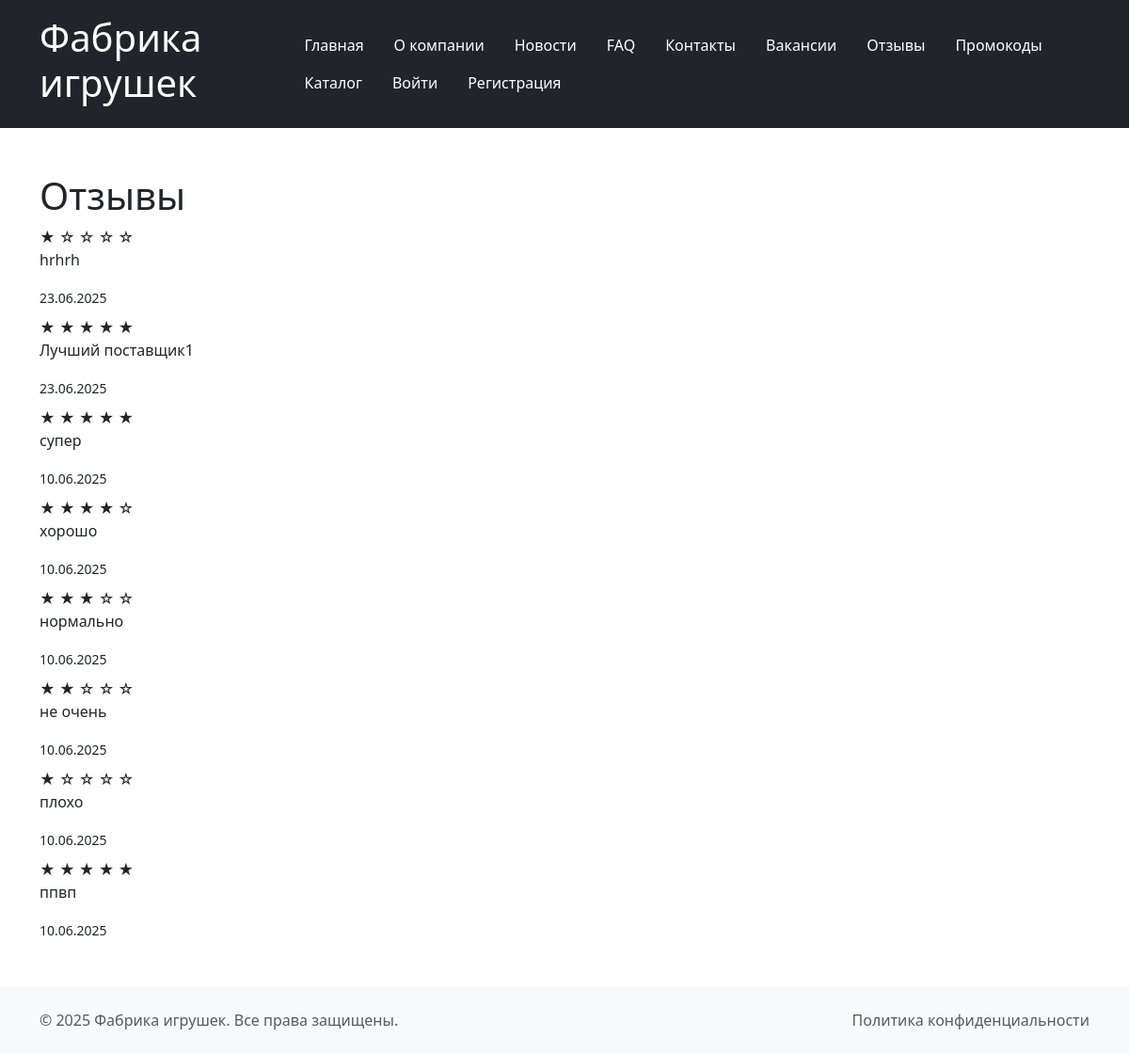
The app's page /reviews/ with its own data.
### home/models.py (models this page shows, shortened)
class Review(models.Model):
    user = models.ForeignKey('users.User', on_delete=models.CASCADE)
    text = models.TextField()
    rating = models.IntegerField(
        validators=[
            MinValueValidator(1),
            MaxValueValidator(5)
        ]
    )
    created_at = models.DateTimeField(auto_now_add=True)
    is_published = models.BooleanField(default=False)
    class Meta:
        verbose_name = "Отзыв"
        verbose_name_plural = "Отзывы"
        ordering = ["-created_at"]

### home/views.py (the view)
# urls.py: re_path(r"^reviews/$", views.reviews, name="reviews"),
def reviews(request):
    published_reviews = Review.objects.filter(is_published=True)
    return render(
        request,
        "home/reviews.html",
        {
            "reviews": published_reviews,
        },
    )

### templates/home/reviews.html (shortened to what this page needs)
{% extends 'base.html' %}
{% block content %}
<div>
    <div>
        <h1>Отзывы</h1>
    </div>
    <div>
        {% for review in reviews %}
        <div>
            <div>
                <div>
                    <div>
                        <div>
                            {% for i in "12345"|make_list %}
                            {% if forloop.counter <= review.rating %} ★ {% else %} ☆ {% endif %} {% endfor %} </div>
                        </div>
                        <p>{{ review.text }}</p>
                        <div>
                            <small>{{ review.created_at|date:"d.m.Y" }}</small>
                        </div>
                    </div>
                </div>
            </div>
            {% empty %}
            <div>
                <div>
                    Пока нет отзывов. Будьте первым!
                </div>
            </div>
            {% endfor %}
        </div>
    </div>
    {% endblock %}

### records on screen
Review: rating 1 (drawn), text "hrhrh", created_at "23.06.2025"
Review: rating 5 (drawn), text "Лучший поставщик1", created_at "23.06.2025"
Review: rating 5 (drawn), text "супер", created_at "10.06.2025"
Review: rating 4 (drawn), text "хорошо", created_at "10.06.2025"
Review: rating 3 (drawn), text "нормально", created_at "10.06.2025"
Review: rating 2 (drawn), text "не очень", created_at "10.06.2025"
Review: rating 1 (drawn), text "плохо", created_at "10.06.2025"
Review: rating 5 (drawn), text "ппвп", created_at "10.06.2025"
